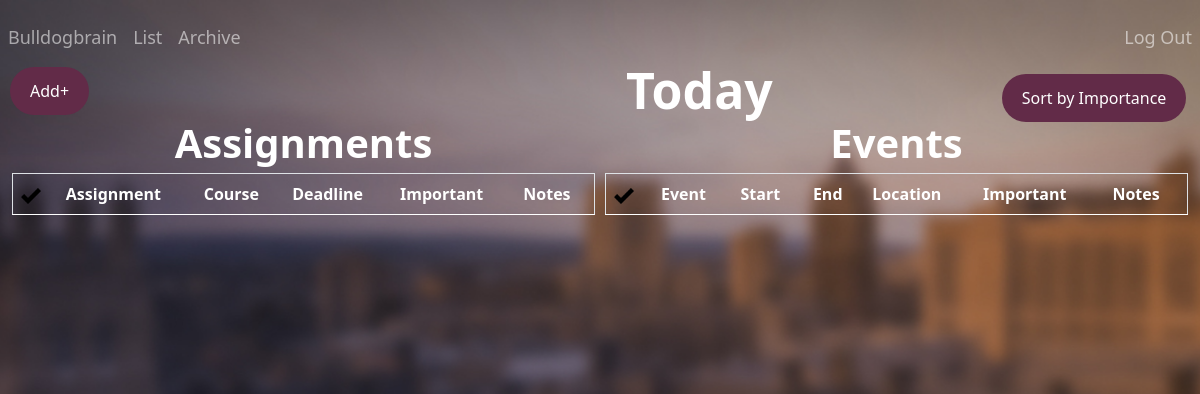
Page /today (signed in) on the earlier database version.
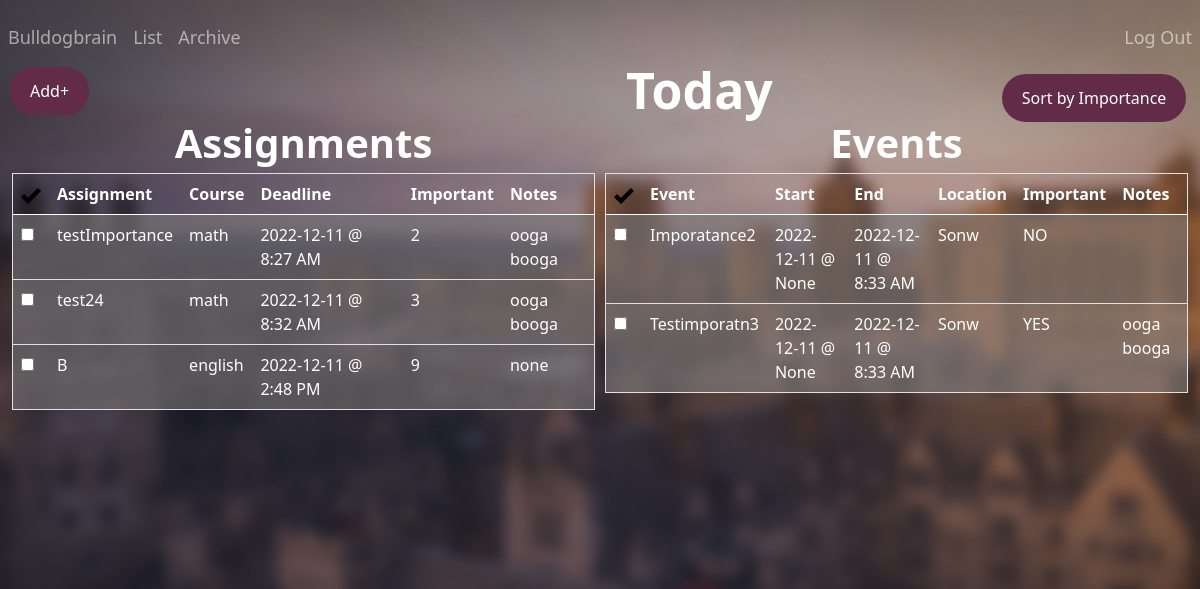
Same page on the later database version.
### tables this page shows
CREATE TABLE "assignments"(
    'id' INTEGER PRIMARY KEY AUTOINCREMENT NOT NULL, 
    'title' TEXT, 
    'course' TEXT, 
    'deadline' TEXT, 
    'importance' INTEGER, 
    'notes' TEXT, 
    'user_id' INTEGER, 'completed' INTEGER NOT NULL DEFAULT '0' CHECK (completed IN (0, 1)),
    FOREIGN KEY (user_id)
    REFERENCES users (id));

CREATE TABLE 'events'(
    'event_id' INTEGER PRIMARY KEY AUTOINCREMENT NOT NULL, 
    'title' TEXT,
    'location' TEXT, 
    'start_date' TEXT,
    'start_time' TEXT, 
    'end_date' TEXT,
    'end_time' TEXT,
    'importance' INTEGER, 
    'notes' TEXT, 
    'user_id' INTEGER, 'completed' INTEGER NOT NULL DEFAULT '0' CHECK (completed IN (0, 1)),
    FOREIGN KEY (user_id)
    REFERENCES users (id));

### app.py (the view)
@app.route("/today", methods=["GET", "POST"])
@login_required
def dayChronoligical():
    current = datetime.datetime.now()
    localdate = current.strftime("%Y-%m-%d")
    """List view of assignments and events"""
    assignments = db.execute(
            "SELECT id, title, course, date(deadline) as date, CASE WHEN StrFTime('%H', deadline) % 12 = 0 THEN 12 ELSE StrFTime('%H', deadline) % 12 END || ':' || StrFTime('%M', deadline) || ' ' || CASE WHEN CAST(StrFTime('%H', deadline) AS INTEGER) > 12 THEN 'PM' ELSE 'AM' END 'time', importance, notes FROM assignments WHERE user_id = ? AND completed != 1 AND date(deadline) = ? ORDER BY deadline ASC", session["user_id"], localdate)
    events = db.execute(
            "SELECT event_id, title, location, start_date, CASE WHEN StrFTime('%H', start_time) % 12 = 0 THEN 12 ELSE StrFTime('%H', start_time) % 12 END || ':' || StrFTime('%M', start_time) || ' ' || CASE WHEN CAST(StrFTime('%H', start_time) AS INTEGER) > 12 THEN 'PM' ELSE 'AM' END 'start_time', end_date, CASE WHEN StrFTime('%H', end_time) % 12 = 0 THEN 12 ELSE StrFTime('%H', end_time) % 12 END || ':' || StrFTime('%M', end_time) || ' ' || CASE WHEN CAST(StrFTime('%H', end_time) AS INTEGER) > 12 THEN 'PM' ELSE 'AM' END 'end_time', importance, notes FROM events WHERE user_id = ? AND completed != 1 AND end_date = ? ORDER BY start_date ASC, start_time ASC", session["user_id"], localdate)
    if request.method == "POST":
        assignment_id = request.form.get("assignment_id")
        db.execute("UPDATE assignments SET completed = '1' WHERE id = ?", assignment_id)
        event_id = request.form.get("event_id")
        db.execute("UPDATE events SET completed = '1' WHERE event_id = ?", event_id)
        return redirect("/today")
    else:
        return render_template("/dayChronoligical.html", assignments=assignments, events=events)

### app.py (called while the page is built)
@app.after_request
def after_request(response):
    response.headers["Cache-Control"] = "no-cache, no-store, must-revalidate"
    response.headers["Expires"] = 0
    response.headers["Pragma"] = "no-cache"
    return response

### helpers.py (called while the page is built)
def login_required(f):
    @wraps(f)
    def decorated_function(*args, **kwargs):
        if session.get("user_id") is None:
            return redirect("/login")
        return f(*args, **kwargs)
    return decorated_function

### templates/dayChronoligical.html (shortened to what this page needs)
{% extends "layout.html" %}
{% block main %}
<button class="dropbtn" style="position: relative; left: 48%; top: -115px">
  <a style="text-decoration: none; color: white;" href="/urgent">Sort by Importance</a>
</button>
<body>
<strong style = "color:white; position: relative; top: -110px; font-size: 50px" >Today</strong>
    <div class="row">
    <div class="column">
        <strong style = "color:white; position:relative; top:-130px; font-size: 40px">Assignments</strong>
            <table style = "position:relative; top:-130px;" class="table table-striped">
                <thead>
                    <tr style="color:white;">
                        <th><img src="static/images/checkMark.png" alt="Checkmark" width="20" height="20"></th>
                        <th>Assignment</th>
                        <th>Course</th>
                        <th>Deadline</th>
                        <th>Important</th>
                        <th>Notes</th>
                    </tr>
                </thead>
                <tbody>
                    {% for assignments in assignments %}
                    <tr style="color:white;  background-color:rgba(137, 133, 133, 0.55);">
                        <td>
                            <form id="completion" action="/urgent" method="post">
                                <input autocomplete="off" type="checkbox" id="assignment_id" name="assignment_id" value="{{ assignments.id }}" onclick="submit()" required>
                            </form>
                        </td>
                        <td>{{ assignments.title }}</td>
                        <td>{{ assignments.course }}</td>
                        <td>{{ assignments.date }} @ {{ assignments.time }}</td>
                        <td>{{ assignments.importance }}</td>
                        <td>{{ assignments.notes }}</td>
                    </tr>
                    {% endfor %}
                </tbody>
            </table>
        </div>
        <div class="column">
            <strong style = "color:white; position:relative; top:-130px; font-size: 40px">Events</strong>
            <table style = "position:relative; top:-130px" class="table table-striped">
                <thead>
                    <tr style="color:white;">
                        <th><img src="static/images/checkMark.png" alt="Checkmark" width="20" height="20"></th>
                        <th>Event</th>
                        <th>Start</th>
                        <th>End</th>
                        <th>Location</th>
                        <th>Important</th>
                        <th>Notes</th>
                    </tr>
                </thead>
                <tbody>
                    {% for events in events %}
                    <tr style="color:white; background-color:rgba(137, 133, 133, 0.55);">
                        <td>
                            <form id="completion" action="/urgent" method="post">
                                <input autocomplete="off" type="checkbox" id="event_id" name="event_id" value="{{ events.event_id }}" onclick="submit()" required>
                            </form>
                        </td>
                        <td>{{ events.title }}</td>
                        <td>{{ events.start_date }} @ {{ events.start_time }}</td>
                        <td>{{ events.end_date }} @ {{ events.end_time }}</td>
                        <td>{{ events.location }}</td>
                        <td>{{ events.importance }}</td>
                        <td>{{ events.notes }}</td>
                    </tr>
                    {% endfor %}
                </tbody>
            </table>
        </div>
    </div>
</body>
{% endblock %}

### templates/layout.html (shortened to what this page needs)
<!DOCTYPE html>
<html lang="en">
    <head>
        <link href="https://cdn.jsdelivr.net/npm/bootstrap@5.0.2/dist/css/bootstrap.min.css" rel="stylesheet">
        <link href="/static/styles.css" rel="stylesheet">
    </head>
    <body>
      <nav class="transparent navbar navbar-expand-md justify-content-center navbar-dark">
          <div class="collapse navbar-collapse" id="navbar">
              {% if session["user_id"] %}
                  <ul class="navbar-nav me-auto mt-2">
                    <li style="font-size: 18px" class="nav-item"><a class="nav-link" href="/today">Bulldogbrain</a></li>
                    <li style="font-size: 18px" class="nav-item"><a class="nav-link" href="/list">List</a></li>
                    <li style="font-size: 18px" class="nav-item"><a class="nav-link" href="/archive">Archive</a></li>
                  </ul>
                  <ul class="navbar-nav ms-auto mt-2">
                      <li style="font-size: 18px" class="nav-item"><a class="nav-link" href="/logout">Log Out</a></li>
                  </ul>
              {% endif %}
          </div>
    </nav>
    <div>
        {% if session["user_id"] %}
        <div class="dropdown">
            <button class="dropbtn">Add+</button>
          </div>
        {% endif %}
    </div>
        <main class="container-fluid py-5 text-center">
            {% block main %}{% endblock %}
        </main>
    </body>
</html>

### static/styles.css (style rules this page uses)
.dropbtn { background-color: #622b48; color: white; padding: 12px 20px; font-size: 16px; border: none; border-radius: 25px; margin-left: 10px; }
.dropdown { margin: 0px 0px 0px 0px; padding: 0px 0px 0px 0px; position: relative; display: inline-block; }
* { box-sizing: border-box; margin: 0px 0px 0px 0px; padding: 0px 0px 0px 0px; }
.row { margin-left:-5px; margin-right:-5px; }
.column { float: left; width: 50%; padding: 5px; }
.row::after { content: ""; clear: both; display: table; }
table { border-collapse: collapse; border-spacing: 0; width: 100%; border: 1px solid #ddd; }
th, td { text-align: left; padding: 16px; }
tr:nth-child(even) { background-color: #f2f2f2; }

### templates/dayChronoligical.html (style rules this page uses)
body { background: url("static/images/yalebackground.jpg") no-repeat center center fixed; -webkit-background-size: cover; -moz-background-size: cover; -o-background-size: cover; background-size: cover; }

Differences in the rows shown:
added assignments: title "testImportance", course "math", date "2022-12-11", time "8:27 AM", importance "2", notes "ooga booga"
added assignments: title "test24", course "math", date "2022-12-11", time "8:32 AM", importance "3", notes "ooga booga"
added assignments: title "B", course "english", date "2022-12-11", time "2:48 PM", importance "9", notes "none"
added events: title "Imporatance2", start_date "2022-12-11", start_time "None", end_date "2022-12-11", end_time "8:33 AM", location "Sonw", importance "NO"
added events: title "Testimporatn3", start_date "2022-12-11", start_time "None", end_date "2022-12-11", end_time "8:33 AM", location "Sonw", importance "YES", notes "ooga booga"
